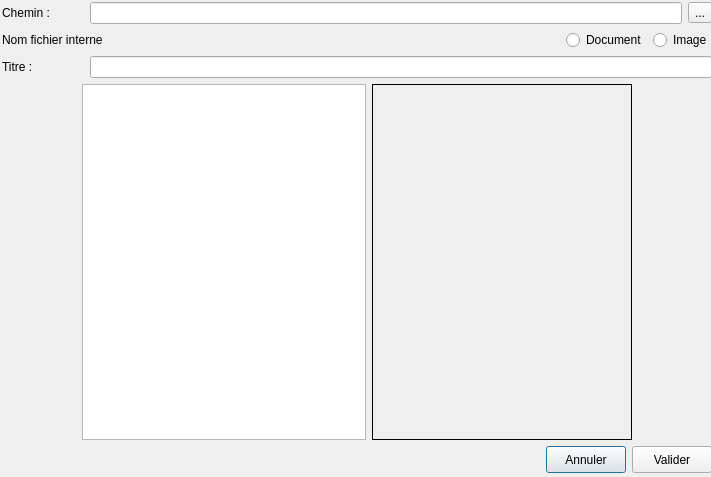
<?xml version="1.0" encoding="UTF-8"?>
<ui version="4.0">
 <class>Form_DialogAnalyse</class>
 <widget class="QDialog" name="Form_DialogAnalyse">
  <property name="geometry">
   <rect>
    <x>0</x>
    <y>0</y>
    <width>711</width>
    <height>477</height>
   </rect>
  </property>
  <property name="windowTitle">
   <string>OpenVet</string>
  </property>
  <widget class="QWidget" name="layoutWidget">
   <property name="geometry">
    <rect>
     <x>2</x>
     <y>2</y>
     <width>710</width>
     <height>471</height>
    </rect>
   </property>
   <layout class="QVBoxLayout" name="verticalLayout_4">
    <item>
     <layout class="QVBoxLayout" name="verticalLayout_3">
      <item>
       <layout class="QVBoxLayout" name="verticalLayout">
        <item>
         <layout class="QHBoxLayout" name="horizontalLayout">
          <item>
           <widget class="QLabel" name="label">
            <property name="minimumSize">
             <size>
              <width>82</width>
              <height>0</height>
             </size>
            </property>
            <property name="text">
             <string>Chemin :</string>
            </property>
           </widget>
          </item>
          <item>
           <widget class="QLineEdit" name="lineEdit_Fichier"/>
          </item>
          <item>
           <widget class="QToolButton" name="toolButton_Fichier">
            <property name="text">
             <string>...</string>
            </property>
           </widget>
          </item>
         </layout>
        </item>
        <item>
         <layout class="QHBoxLayout" name="horizontalLayout_5">
          <item>
           <widget class="QLabel" name="label_FichierInterne">
            <property name="text">
             <string>Nom fichier interne </string>
            </property>
           </widget>
          </item>
          <item>
           <spacer name="horizontalSpacer">
            <property name="orientation">
             <enum>Qt::Horizontal</enum>
            </property>
            <property name="sizeHint" stdset="0">
             <size>
              <width>40</width>
              <height>20</height>
             </size>
            </property>
           </spacer>
          </item>
          <item>
           <widget class="QRadioButton" name="radioButton_doc">
            <property name="text">
             <string>Document</string>
            </property>
           </widget>
          </item>
          <item>
           <widget class="QRadioButton" name="radioButton_img">
            <property name="text">
             <string>Image</string>
            </property>
           </widget>
          </item>
         </layout>
        </item>
        <item>
         <layout class="QHBoxLayout" name="horizontalLayout_2">
          <item>
           <widget class="QLabel" name="label_2">
            <property name="minimumSize">
             <size>
              <width>82</width>
              <height>0</height>
             </size>
            </property>
            <property name="text">
             <string>Titre :</string>
            </property>
           </widget>
          </item>
          <item>
           <widget class="QLineEdit" name="lineEdit_Titre"/>
          </item>
         </layout>
        </item>
       </layout>
      </item>
      <item>
       <layout class="QHBoxLayout" name="horizontalLayout_3">
        <item>
         <spacer name="horizontalSpacer_3">
          <property name="orientation">
           <enum>Qt::Horizontal</enum>
          </property>
          <property name="sizeType">
           <enum>QSizePolicy::Fixed</enum>
          </property>
          <property name="sizeHint" stdset="0">
           <size>
            <width>80</width>
            <height>20</height>
           </size>
          </property>
         </spacer>
        </item>
        <item>
         <widget class="QTextEdit" name="textEdit_DocAnalyse">
          <property name="minimumSize">
           <size>
            <width>260</width>
            <height>320</height>
           </size>
          </property>
         </widget>
        </item>
        <item>
         <widget class="QLabel" name="label_ImageViewer">
          <property name="minimumSize">
           <size>
            <width>260</width>
            <height>320</height>
           </size>
          </property>
          <property name="maximumSize">
           <size>
            <width>16777215</width>
            <height>16777215</height>
           </size>
          </property>
          <property name="frameShape">
           <enum>QFrame::Panel</enum>
          </property>
          <property name="text">
           <string/>
          </property>
         </widget>
        </item>
        <item>
         <spacer name="horizontalSpacer_4">
          <property name="orientation">
           <enum>Qt::Horizontal</enum>
          </property>
          <property name="sizeType">
           <enum>QSizePolicy::Fixed</enum>
          </property>
          <property name="sizeHint" stdset="0">
           <size>
            <width>80</width>
            <height>20</height>
           </size>
          </property>
         </spacer>
        </item>
       </layout>
      </item>
     </layout>
    </item>
    <item>
     <layout class="QHBoxLayout" name="horizontalLayout_4">
      <item>
       <spacer name="horizontalSpacer_2">
        <property name="orientation">
         <enum>Qt::Horizontal</enum>
        </property>
        <property name="sizeHint" stdset="0">
         <size>
          <width>40</width>
          <height>20</height>
         </size>
        </property>
       </spacer>
      </item>
      <item>
       <widget class="QPushButton" name="pushButton_Cancel">
        <property name="minimumSize">
         <size>
          <width>0</width>
          <height>27</height>
         </size>
        </property>
        <property name="text">
         <string>Annuler</string>
        </property>
       </widget>
      </item>
      <item>
       <widget class="QPushButton" name="pushButton_Ok">
        <property name="minimumSize">
         <size>
          <width>0</width>
          <height>27</height>
         </size>
        </property>
        <property name="text">
         <string>Valider</string>
        </property>
       </widget>
      </item>
     </layout>
    </item>
   </layout>
  </widget>
 </widget>
 <resources/>
 <connections/>
</ui>
